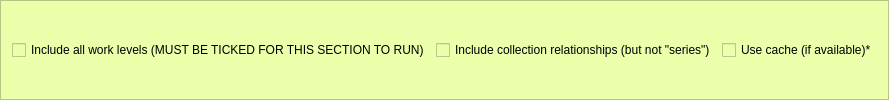
            <widget class="QFrame" name="frame_2">
             <property name="sizePolicy">
              <sizepolicy hsizetype="Preferred" vsizetype="Maximum">
               <horstretch>0</horstretch>
               <verstretch>0</verstretch>
              </sizepolicy>
             </property>
             <property name="styleSheet">
              <string notr="true">background-color: rgb(236, 255, 171);</string>
             </property>
             <property name="frameShape">
              <enum>QFrame::StyledPanel</enum>
             </property>
             <property name="frameShadow">
              <enum>QFrame::Raised</enum>
             </property>
             <layout class="QHBoxLayout" name="horizontalLayout_3">
              <item>
               <widget class="QCheckBox" name="use_cwp">
                <property name="toolTip">
                 <string>&lt;html&gt;&lt;head/&gt;&lt;body&gt;&lt;p&gt;&amp;quot;Include all work levels&amp;quot; should be selected otherwise this section will not run.&lt;/p&gt;&lt;/body&gt;&lt;/html&gt;</string>
                </property>
                <property name="text">
                 <string>Include all work levels (MUST BE TICKED FOR THIS SECTION TO RUN)</string>
                </property>
               </widget>
              </item>
              <item>
               <widget class="QCheckBox" name="cwp_collections">
                <property name="toolTip">
                 <string>&lt;html&gt;&lt;head/&gt;&lt;body&gt;&lt;p&gt;This will include parent works where the relationship has the attribute 'part of collection'.&lt;/p&gt;&lt;/body&gt;&lt;/html&gt;</string>
                </property>
                <property name="text">
                 <string>Include collection relationships (but not &quot;series&quot;)</string>
                </property>
               </widget>
              </item>
              <item>
               <widget class="QCheckBox" name="use_cache">
                <property name="toolTip">
                 <string>&lt;html&gt;&lt;head/&gt;&lt;body&gt;&lt;p&gt;Select to use cached works. Deselect to refesh from MusicBrainz.&lt;/p&gt;&lt;/body&gt;&lt;/html&gt;</string>
                </property>
                <property name="whatsThis">
                 <string>&lt;html&gt;&lt;head/&gt;&lt;body&gt;&lt;p&gt;&amp;quot;Use cache&amp;quot; prevents excessive look-ups of the MB database. Every look-up of a parent work needs to be performed separately (hopefully the MB database might make this easier some day). Network usage constraints by MB means that each look-up takes a minimum of 1 second. Once a release has been looked-up, the works are retained in cache, significantly reducing the time required if, say, the options are changed and the data refreshed. However, if the user edits the works in the MB database then the cache will need to be turned off temporarily for the refresh to find the new/changed works. Also some types of work (e.g. arrangements) will require a full look-up if options have been changed.&lt;/p&gt;&lt;/body&gt;&lt;/html&gt;</string>
                </property>
                <property name="text">
                 <string>Use cache (if available)*</string>
                </property>
               </widget>
              </item>
             </layout>
            </widget>
